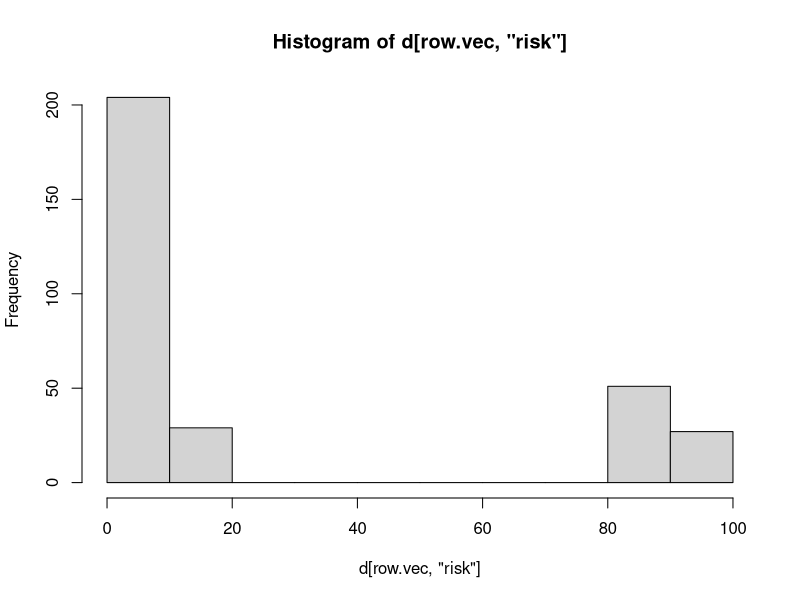

Source code (R):
## ---- chunk 1
require(knitr, quietly = TRUE)
opts_knit$set(root.dir = '../../../')
## ---- chunk 2
d <- read.csv("data/risk.csv")
head(d)
## ---- chunk 3
colnames(d)  # Columns names
str(d)  # Display Internal Structure
## ---- chunk 4
row.vec <- c(1, 10, 20)  # Rows to select
col.vec <- c("subid", "gender", "age")  # Columns to select
d[row.vec, col.vec]
## ---- chunk 5
row.vec <- d$subid == 917 & d$risk > 30
## ---- chunk 6
row.vec <- d$subid == 917 & d$risk > 30
d[row.vec, ]
## ---- chunk 7
d[row.vec, "risk"]
## ---- chunk 8
row.vec <- d$risk < 20 | d$risk >= 90 & d$risk != 100
hist(d[row.vec, "risk"])  # Plot a Histogram of risk column
## ---- chunk 9
d[1, "risk"] <- 37
d[1, ]
## ---- chunk 10
row.vec <- !is.na(d$risk) & d$risk == 100
d[row.vec, "risk"] <- NA
head(d[row.vec,])
## ---- chunk 11
d$subid <- d$subid + 1  # Overwrite subid as itself plus 1
d$zero <- 0  # a column of all zeros
d$age.100 <- d$age + 100  # Add 100 to everyone's age
d$risk2 <- d$risk^2  # risk squared
head(d)
## ---- chunk 12
d$gender <- factor(d$gender,  # A vector (itself in this case)
                   levels = c(0, 1),  # Unique values in vector
                   labels = c("female", "male"))  # Labels to assign
d[c(1, 14, 670), "gender"]
